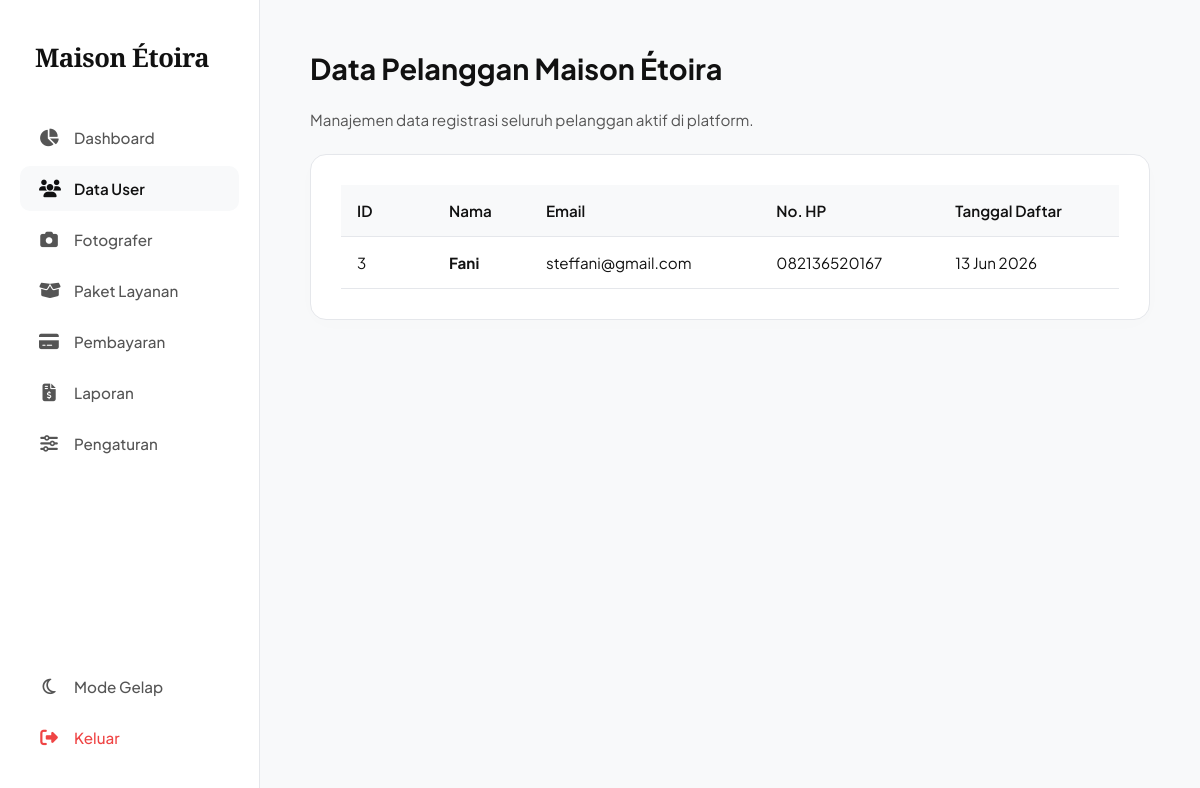
/admin-users.php (signed in), run on the app's committed database.
### tables this page shows
CREATE TABLE `users` (
  `id_user` int(11) NOT NULL,
  `nama` varchar(100) NOT NULL,
  `email` varchar(100) NOT NULL,
  `password` varchar(255) NOT NULL,
  `nomor_telepon` varchar(20) DEFAULT NULL,
  `role` enum('admin','fotografer','pelanggan') DEFAULT 'pelanggan',
  `foto_profile` varchar(255) DEFAULT NULL,
  `created_at` timestamp NOT NULL DEFAULT current_timestamp()
);

### admin-users.php (the view, shortened to what this page needs)
<?php
include 'koneksi.php';
$query = mysqli_query($koneksi, "SELECT * FROM users WHERE role = 'pelanggan' ORDER BY id_user DESC");
?>
<!DOCTYPE html>
<html lang="id">
<head>
    <link rel="stylesheet" href="https://cdnjs.cloudflare.com/ajax/libs/font-awesome/6.5.1/css/all.min.css">
</head>
<body>
    <div class="admin-container">
        <aside class="sidebar">
            <div>
                <div class="sidebar-brand">Maison Étoira</div>
                <ul class="menu-list">
                    <li class="menu-item"><a href="admin-dashboard.php"><i class="fa-solid fa-chart-pie"></i> Dashboard</a></li>
                    <li class="menu-item active"><a href="admin-users.php"><i class="fa-solid fa-users"></i> Data User</a></li>
                    <li class="menu-item"><a href="admin-fotografer.php"><i class="fa-solid fa-camera"></i> Fotografer</a></li>
                    <li class="menu-item"><a href="admin-paket.php"><i class="fa-solid fa-box-open"></i> Paket Layanan</a></li>
                    <li class="menu-item"><a href="admin-pembayaran.php"><i class="fa-solid fa-credit-card"></i> Pembayaran</a></li>
                    <li class="menu-item"><a href="admin-laporan.php"><i class="fa-solid fa-file-invoice-dollar"></i> Laporan</a></li>
                    <li class="menu-item"><a href="admin-pengaturan.php"><i class="fa-solid fa-sliders"></i> Pengaturan</a></li>
                </ul>
            </div>
            <div style="display: flex; flex-direction: column; gap: 6px;">
                <button class="dark-mode-toggle" id="darkModeBtn">
                    <i class="fa-regular fa-moon"></i> <span>Mode Gelap</span>
                </button>
                <ul class="menu-list">
                    <li class="menu-item logout"><a href="logout.php"><i class="fa-solid fa-right-from-bracket"></i> Keluar</a></li>
                </ul>
            </div>
        </aside>
        <main class="main-content">
            <h2>Data Pelanggan Maison Étoira</h2>
            <p style="color: var(--text-muted); margin: 5px 0 0 0; font-size: 0.95rem;">Manajemen data registrasi seluruh pelanggan aktif di platform.</p>
            <div class="card-panel">
                <table>
                    <thead>
                        <tr>
                            <th style="width: 60px;">ID</th>
                            <th>Nama</th>
                            <th>Email</th>
                            <th>No. HP</th>
                            <th>Tanggal Daftar</th>
                        </tr>
                    </thead>
                    <tbody>
                        <?php while($row = mysqli_fetch_assoc($query)) : ?>
                        <tr>
                            <td><?= $row['id_user']; ?></td>
                            <td><strong><?= htmlspecialchars($row['nama']); ?></strong></td>
                            <td><?= htmlspecialchars($row['email']); ?></td>
                            <td><?= !empty($row['nomor_telepon']) ? htmlspecialchars($row['nomor_telepon']) : '-'; ?></td>
                            <td><?= date('d M Y', strtotime($row['created_at'])); ?></td>
                        </tr>
                        <?php endwhile; ?>
                    </tbody>
                </table>
            </div>
        </main>
    </div>
</body>
</html>

### admin-users.php (style rules this page uses)
:root { --bg-base: #f8f9fa; --bg-card: #ffffff; --bg-sidebar: #ffffff; --text-main: #111111; --text-muted: #555555; --border-color: #e5e7eb; --shadow: rgba(0, 0, 0, 0.01); --shadow-hover: rgba(0, 0, 0, 0.04); --hover-bg: #ffffff; }
body { font-family: 'Plus Jakarta Sans', sans-serif; margin: 0; padding: 0; background-color: var(--bg-base); color: var(--text-main); transition: background 0.3s, color 0.3s; }
.admin-container { display: flex; min-height: 100vh; }
.sidebar { width: 260px; background: var(--bg-sidebar); border-right: 1px solid var(--border-color); padding: 40px 20px; position: fixed; top: 0; bottom: 0; left: 0; display: flex; flex-direction: column; justify-content: space-between; box-sizing: border-box; transition: background 0.3s, border-color 0.3s; }
.sidebar-brand { font-family: 'Playfair Display', serif; font-size: 1.6rem; font-weight: 700; color: var(--text-main); margin-bottom: 40px; padding-left: 15px; letter-spacing: -0.5px; }
.menu-list { list-style: none; padding: 0; margin: 0; display: flex; flex-direction: column; gap: 6px; }
.menu-item a, .dark-mode-toggle { display: flex; align-items: center; gap: 15px; padding: 12px 18px; color: var(--text-muted); text-decoration: none; font-weight: 500; font-size: 0.95rem; border-radius: 10px; background: transparent; border: 1px solid transparent; cursor: pointer; width: 100%; box-sizing: border-box; font-family: inherit; transition: all 0.2s ease; }
.menu-item.active a, .menu-item a:hover, .dark-mode-toggle:hover { background: var(--hover-bg); color: var(--text-main); font-weight: 600; border-color: var(--border-color); box-shadow: 0 4px 12px var(--shadow-hover); transform: translateY(-1px); }
.menu-item.active a { background: var(--bg-base); border-color: transparent; box-shadow: none; transform: none; }
.menu-item.logout a { color: #ef4444; }
.sidebar i { width: 20px; font-size: 1.1rem; text-align: center; }
.main-content { margin-left: 260px; flex-grow: 1; padding: 50px; }
.main-content h2 { margin-top: 0; font-size: 1.8rem; font-weight: 700; color: var(--text-main); }
.card-panel { background: var(--bg-card); border: 1px solid var(--border-color); border-radius: 16px; padding: 30px; box-shadow: 0 4px 24px var(--shadow); margin-top: 25px; transition: background 0.3s, border-color 0.3s; }
table { width: 100%; border-collapse: collapse; }
th, td { padding: 16px; text-align: left; border-bottom: 1px solid var(--border-color); font-size: 0.95rem; color: var(--text-main); }
th { background-color: var(--bg-base); color: var(--text-main); font-weight: 600; }

### data on the page
users: id_user "3", nama "Fani", email "steffani@gmail.com", nomor_telepon "082136520167", created_at "13 Jun 2026"
